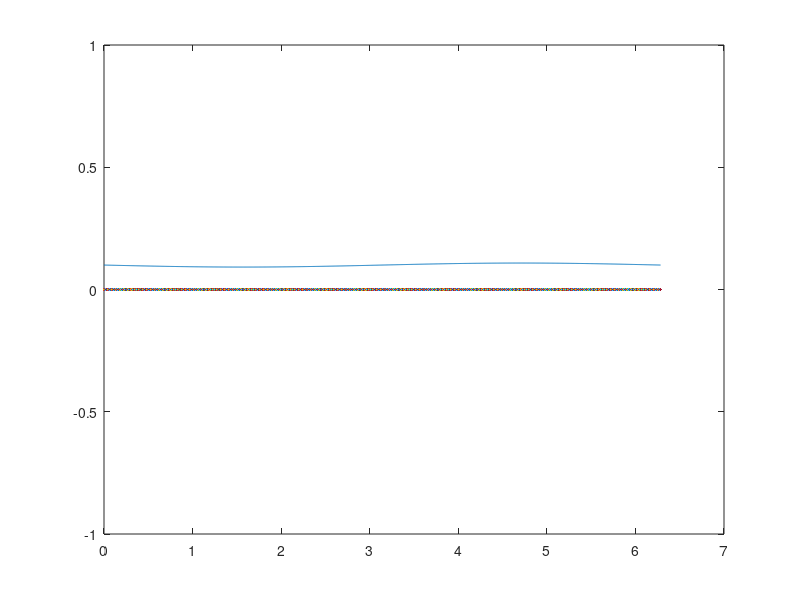

The MATLAB script that drew this image:
%theta_dot  exploration
close all
clear
clc
%parameters
omega_rot = .1;    %frequency in rotating frame
b = 0;%2*pi;     %frequency strength parameter
K = .16;          % global coupling strength

%calculate K_c and r(K_c)
K_c = sqrt(8/pi)*.1;  %K_c using sigma of .1
r =  sqrt( 1 - (K_c/K) );
theta = linspace(0,2*pi,1000);

dot = omega_rot + b*cos(theta).^3 - K*r*sin(theta);

figure
plot(theta,dot)
axis([0 7 -1 1]);
hold
plot(theta,0)
